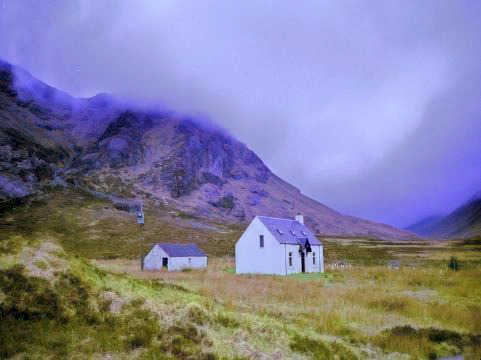
//> input picture fixed.jpg, 481 x 360 px
$ ./demo fixed.jpg org.jpg   (built with g++ and OpenCV 4)
//> lines starting //> are read from the running program, lines starting //| are printed output that depends on the picture
### deNoise.hpp
// [17 lines of licence text are left out]

#include "opencv2/core.hpp"

using namespace std;
using namespace cv;

Mat solve(const Mat &IRR, const Mat &I0, const Mat &IR, \
          const int nbits, double smoothness, int level);
Mat deNoise_rec(const Mat &IRR, const Mat &I0, const Mat &IR, \
          const int *nbits, double smoothness, int level);
Mat deNoise(const Mat &I0, const Mat &IR, double smoothness=1.);

### deNoise.cpp
// [17 lines of licence text are left out]

#include "deNoise.hpp"
#include "opencv2/imgproc.hpp"
#include <cmath>
#include <limits>
#include <array>
#include "opencv2/highgui.hpp"

Mat solve(const Mat &IRR, const Mat &I0, const Mat &IR, \
          const int nbits, double smoothness, int level)
{
    double eps = numeric_limits<double>::epsilon();

    // get image size
    int Nrow = I0.rows;
    int Ncol = I0.cols;
    int Nch = I0.channels();

    Mat bIRR, bI0, bIR;

    // make border
    copyMakeBorder(I0, bI0, 1,1,1,1, BORDER_REPLICATE);
    copyMakeBorder(IR, bIR, 1,1,1,1, BORDER_REPLICATE);

    // shifted coordinates (0, top, bottom, left, right)
    array<Range, 4> x, y;
    y[0] = Range(1, Nrow+1);
    y[1] = Range(2, Nrow+2);
    y[2] = Range(1, Nrow+1);
    y[3] = Range(0, Nrow);

    x[0] = Range(2, Ncol+2);
    x[1] = Range(1, Ncol+1);
    x[2] = Range(0, Ncol);
    x[3] = Range(1, Ncol+1);

    // get greyscale gradient magnitude dI0 of I0
    auto getGrad = [&](Mat const &in)->Mat{
        Mat G0x, G0y, g;
        cvtColor(in,g,CV_BGR2GRAY);
        Sobel(g, G0x, -1, 1, 0 ,3);
        Sobel(g, G0y, -1, 0, 1 ,3);
        Mat G0 = G0x.mul(G0x) + G0y.mul(G0y);
        sqrt(G0, G0);
        return G0;
    };
    Mat dI0 = getGrad(I0);

    Mat tmp[] = {dI0,dI0,dI0};
    merge(tmp, Nch, dI0);

    // current pyramid scale
    double h = pow(2.,double(-level));
    // gradient difference weight (heristic function)
    Mat psi = min(255.*dI0/5., 1.);
    // intensity difference weight (heuristic function)
    Mat phi = 30./(1. + 10.*dI0/max(smoothness, eps))*h;
    Mat bphi;
    copyMakeBorder(phi, bphi, 1,1,1,1, BORDER_REPLICATE);

    array<Mat, 6> a;
    for(int i=0; i<4; i++)
    {
        Range tRanges[] = {y[i],x[i],Range::all()};
        a[i] = (bphi(tRanges) + phi)/2.;
    }
    a[4] = psi + a[0] + a[1] + a[2] + a[3];

    // GI0 derivatives in 4 directions
    array<Mat, 4> GI0;
    for(int i=0; i<4; i++)
    {
        Range tRanges[] = {y[i],x[i],Range::all()};
        GI0[i] = -bI0(tRanges) + I0;
    }

    double rho = 0.2; // alpha blend factor
    Mat a5_const = psi.mul(IR);

    Mat IRR_out = IRR.clone(); // DEEP copy
    for(int i=0; i<nbits; i++) // just iterate
    {
        copyMakeBorder(IRR_out, bIRR, 1,1,1,1, BORDER_REPLICATE);
        // pack a[5]
        a[5] = a5_const.clone(); // DEEP copy
        //cout<<IRR.cols<<I0.rows<<endl;
        for(int j=0; j<4; j++)
        {
            Range tRanges[] = {y[j],x[j],Range::all()};
            //cout<< nbits << ":" << y[j] << "," << x[j] <<endl;
            a[5] += a[j].mul( bIRR(tRanges) + GI0[j] );
        }

        // solve for output image of this iteration
        Mat IRR0;
        divide(a[5],a[4]+eps,IRR0);

        // alpha blend the previous iteration's result
        IRR_out = IRR0*(1-rho) + IRR_out*rho;
    }

    // [6 lines of commented-out code are left out]

    return IRR_out;
}

Mat deNoise_rec(const Mat &IRR, const Mat &I0, const Mat &IR, \
          const int *nbits, double smoothness, int level)
{
    int Nrow = I0.rows;
    int Ncol = I0.cols;

    // half size (ceil)
    int Nrow2 = 1 + (Nrow-1)/2;
    int Ncol2 = 1 + (Ncol-1)/2;

    Mat IRR_out;
    if (*(nbits+1) && Ncol2 > 20 && Nrow2>20)
    {
        Mat I02, IR2, IRR2;
        resize(I0,I02,Size(Ncol2,Nrow2));
        resize(IR,IR2,Size(Ncol2,Nrow2));
        resize(IRR,IRR2,Size(Ncol2,Nrow2));
        IRR2 = deNoise_rec(IRR2, I02, IR2, nbits+1, smoothness, level+1);
        resize(IRR2,IRR_out,Size(Ncol,Nrow));
    }
    else
        IRR_out = IRR;

    return solve(IRR_out, I0, IR, *nbits, smoothness, level);
}

Mat deNoise(const Mat &I0, const Mat &IR, double smoothness)
{
    const int nbits[] = {4,16,32,64,64,64,0};

    Mat I0_in, IR_in;
    I0.convertTo(I0_in,CV_32FC3,1./255.);
    IR.convertTo(IR_in,CV_32FC3,1./255.);

    return deNoise_rec(I0_in, I0_in, IR_in, nbits, smoothness, 0);
}

### demo.cpp
// [17 lines of licence text are left out]

#include "opencv2/core.hpp"
#include "opencv2/highgui.hpp"
#include "deNoise.hpp"
#include <iostream>

using namespace cv;
using namespace std;

int main( int argc, char** argv )
{
    if( argc != 3)
    {
     cout <<" Usage: demo source.jpg rendered.jpg" << endl;
     return -1;
    }

    Mat I0, IR, IRR;
    I0 = imread(argv[1], CV_LOAD_IMAGE_COLOR);   // Read the file
//> I0 is the input picture: 360 rows x 481 cols, CV_8UC3; mean B, G, R 156.2, 127.1, 129.2
    IR = imread(argv[2], CV_LOAD_IMAGE_COLOR);   // Read the file
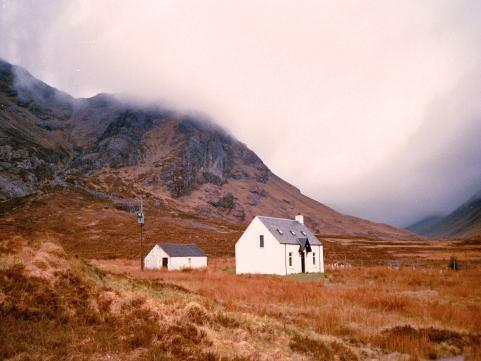
//> input picture org.jpg, 481 x 361 px
//> IR is the input picture: 361 rows x 481 cols, CV_8UC3; mean B, G, R 129, 141.1, 175.4
    IRR = deNoise(I0, IR);
//> the loop in solve, `for(int i=0; i<nbits; i++)` made 64 passes
//> pass 1, in solve, `divide(a[5],a[4]+eps,IRR0);`:
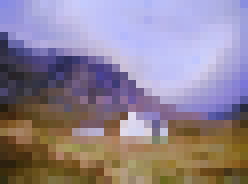
//> IRR0: 23 rows x 31 cols, CV_32FC3 (shown 8 times larger); mean B, G, R 0.573, 0.514, 0.565
//> after the loop in solve, `for(int i=0; i<nbits; i++)`:
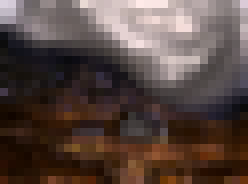
//> a[5]: 23 rows x 31 cols, CV_32FC3 (shown 8 times larger); mean B, G, R 1.8, 1.94, 2.37; drawn with min black and max white
//> call 2 of solve, with nbits = 64, smoothness = 1, level = 3
//> in solve (call 2), `Mat dI0 = getGrad(I0);`:
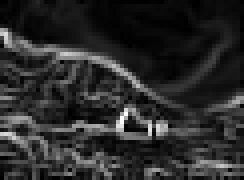
//> dI0: 45 rows x 61 cols, CV_32FC1 (shown 4 times larger); min 0, max 1.77, mean 0.298; drawn with min black and max white
//> in solve (call 2), `Mat psi = min(255.*dI0/5., 1.);`:
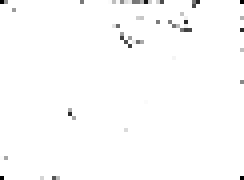
//> psi: 45 rows x 61 cols, CV_32FC3 (shown 4 times larger); min 0, max 1, mean 0.99
//> in solve (call 2), `a[4] = psi + a[0] + a[1] + a[2] + a[3];`:
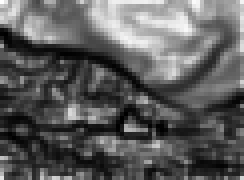
//> a[4]: 45 rows x 61 cols, CV_32FC3 (shown 4 times larger); min 2.09, max 14.27, mean 6.54; drawn with min black and max white
//> the loop in solve (call 2), `for(int i=0; i<nbits; i++)` made 64 passes
//> pass 1, in solve (call 2), `copyMakeBorder(IRR_out, bIRR, 1,1,1,1, BORDER_REPLICATE);`:
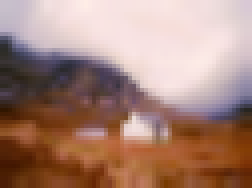
//> bIRR: 47 rows x 63 cols, CV_32FC3 (shown 4 times larger); mean B, G, R 0.503, 0.551, 0.685; drawn with min black and max white
//> (the run ends here: the program stops with an error, at `Mat a5_const = psi.mul(IR);`)
